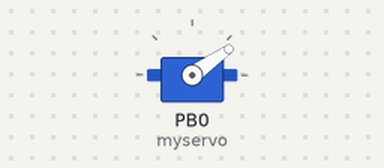
Simulated run of this sketch. Board: ATtiny85, built with avr-gcc and run on an emulated ATtiny85. Parts: servo.

Above: at 0.05 s.
At 0.2 s:
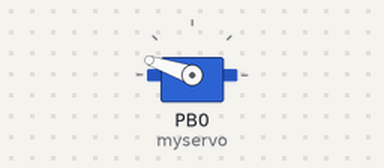
At 0.3 s:
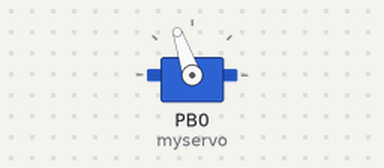
At 0.4 s:
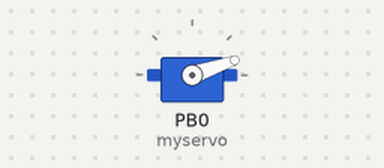
Timing chart, 0 to 3.0 s (numbered marks = the images above):
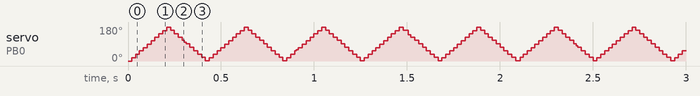

The sketch:

ATTINYSERVOTEST.ino
```cpp
#include <SoftwareServo.h>

SoftwareServo myservo;  // create servo object to control a servo
                // a maximum of eight servo objects can be created

int pos = 0;    // variable to store the servo position

void setup()
{
  myservo.attach(0);  // attaches the servo on pin 1 to the servo object
}

void loop()
{
  for(pos = 0; pos < 180; pos += 1)  // goes from 0 degrees to 180 degrees
  {                                  // in steps of 1 degree
    myservo.write(pos);              // tell servo to go to position in variable 'pos'
    delay(1);                       // waits 15ms for the servo to reach the position
    SoftwareServo::refresh();
  }
  for(pos = 180; pos>=1; pos-=1)     // goes from 180 degrees to 0 degrees
  {
    myservo.write(pos);              // tell servo to go to position in variable 'pos'
    delay(1);                       // waits 15ms for the servo to reach the position
    SoftwareServo::refresh();
  }
}
```
